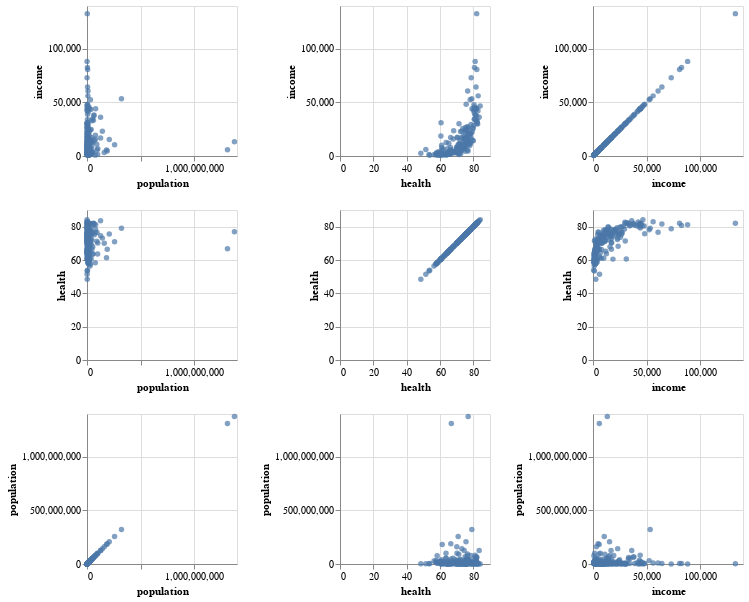

This figure's notebook cell:
### Code cell
alt.Chart(gapminder).mark_circle().encode(
    alt.X(alt.repeat("column"), type='quantitative'),
    alt.Y(alt.repeat("row"), type='quantitative'),
).properties(
    width=150,
    height=150
).repeat(
    row=['income','health','population'],
    column=list(reversed(['income','health','population']))
)

### Figure 1 — Vega-Lite specification as saved in the notebook (floating-point values rounded to 4 significant figures; data arrays with more than 128 entries replaced by an {"elided": "..."} marker saying what was removed)
{"$schema": "https://vega.github.io/schema/vega-lite/v3.4.0.json", "config": {"background": "white", "mark": {"tooltip": null}, "view": {"height": 300, "width": 400}}, "datasets": {"data-7e3b7ef5d72a8470b0044710e8a24cca": {"elided": "187 records"}}, "repeat": {"column": ["population", "health", "income"], "row": ["income", "health", "population"]}, "spec": {"data": {"name": "data-7e3b7ef5d72a8470b0044710e8a24cca"}, "encoding": {"x": {"field": {"repeat": "column"}, "type": "quantitative"}, "y": {"field": {"repeat": "row"}, "type": "quantitative"}}, "height": 150, "mark": "circle", "width": 150}}
